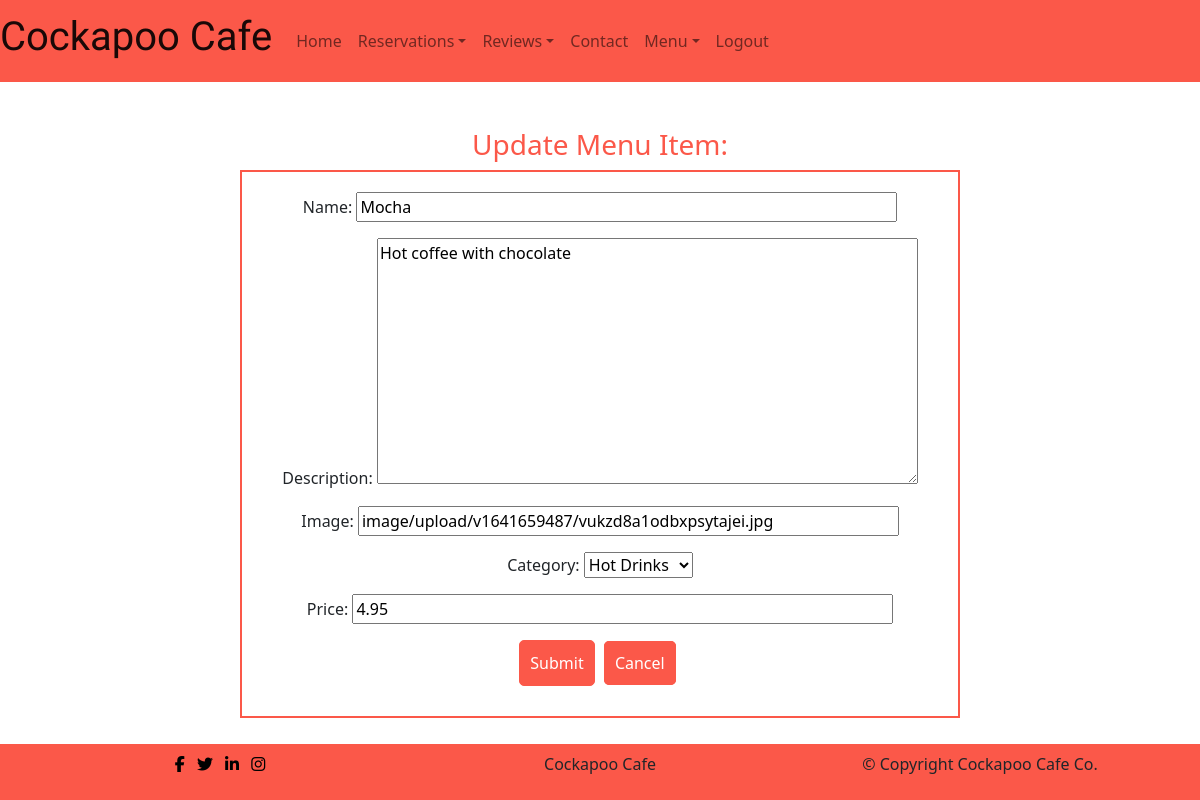
Page /menu/update-menu-item/2/ (signed in) on the committed database.
### menu/models.py (models this page shows, shortened)
class MenuItem(models.Model):
    name = models.CharField(max_length=200)
    category = models.ForeignKey(Category, on_delete=models.DO_NOTHING)
    description = models.TextField(blank=False)
    image = CloudinaryField('image', default='placeholder')
    price = models.FloatField(default=3.99)
    status = models.IntegerField(choices=STATUS, default=1)
    created_on = models.DateTimeField(auto_now_add=True)
    updated_on = models.DateTimeField(auto_now=True)
    likes = models.ManyToManyField(User, related_name='menuitems', blank=True)
    class Meta:
        ordering = ["-created_on"]

class Category(models.Model):
    name = models.CharField(max_length=200)
    description = models.TextField(blank=False)
    def __str__(self):
        return self.name

### menu/views.py (the view)
# urls.py: path('update-menu-item/<pk>/', views.MenuItemUpdateView.as_view(),
class MenuItemUpdateView(LoginRequiredMixin, SuccessMessageMixin, UpdateView):
    model = MenuItem
    fields = ['name', 'description', 'image', 'category', 'price']
    template_name = 'menu/update-menu-item.html'
    success_message = "Menu Item has been updated"
    success_url = reverse_lazy('menu-items')

### menu/templates/menu/update-menu-item.html (shortened to what this page needs)
{% extends 'base.html' %}
{% load static%}
{% block content %}
  {% if user.is_authenticated %}
    <h3>Update Menu Item:</h3>
    <form method="post" enctype="multipart/form-data" class="review-form">
        {{ form.as_p }}
        <button type="submit" class="menu-btn">Submit</button>
        <a class="menu-btn" href="{% url 'menu-items' %}">Cancel</a>
    </form>
  {% endif %}
{% endblock %}

### static/css/style.css (style rules this page uses)
body { min-height: 100vh; display: flex; flex-direction: column; }
.menu-btn { background-color: #fb5849; color: #fff; border: 1px solid #fb5849; padding: 10px; border-radius: 5px; margin-bottom: 10px; margin-right: 5px; text-decoration: none; }
h3 { color: #fb5849; text-align: center; }
.review-form { width: 60%; margin: 0 auto; padding: 20px; border: 2px solid #fb5849; text-align: center; }
.review-form input, textarea { width: 80%; }

### rows in the picture
MenuItem: name "Mocha", description "Hot coffee with chocolate", image "image/upload/v1641659487/vukzd8a1odbxpsytajei.jpg", category "Hot Drinks", price "4.95"
